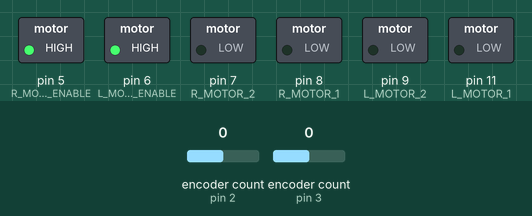
Recording of a sketch running on a simulated Arduino Uno, built with avr-gcc and run on an emulated ATmega328P. On the bench: switched loads named in the sketch (green lamp = pin HIGH). Inputs (shaded band) come from the test bench; at power-on: encoder count (sensors on pin 2, pin 3) 0.

Above: at 1.2 s.
1.3 s: encoder count (sensor on pin 2) set to 1
2.8 s: encoder count (sensor on pin 3) set to 1
Timing chart, 0 to 5.8 s (numbered marks = the images above; inputs shaded):
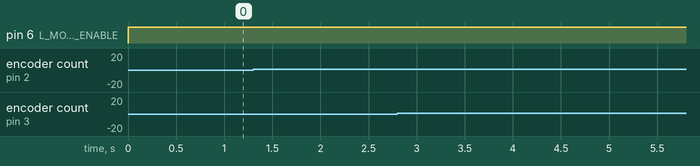

The sketch:

Bare_bones.ino
```cpp
#include <Encoder.h>

//Motor pins
#define L_MOTOR_1 11
#define L_MOTOR_2 9
#define L_MOTOR_ENABLE 6
#define R_MOTOR_1 8
#define R_MOTOR_2 7
#define R_MOTOR_ENABLE 5

//encoders
// NOTE don't read from these!
// use the encoder store values below
Encoder leftEncoder(3, 4);
Encoder rightEncoder(2, 10);

volatile long leftEncoderStore = 0,
  rightEncoderStore = 0;
volatile int rightMotorSpeed = 0,
  leftMotorSpeed = 0;
bool motorControlFlag = false;

// The motor speed is controlled in an ISR at the bottom of
// the file. You can ignore it if you want

void setup() {
  /*------------------------------------------------------------*/
  /*              Interrupt stuff - You can ignore              */
  /*------------------------------------------------------------*/
  /**/  OCR0A = 0xAF; // set the compare register A for timer0
  /**/  TIMSK0 |= _BV(OCIE0A);  //enable the compare interrupt A for timer 0
  /*------------------------------------------------------------*/

  Serial.begin(9600);
  //setup motors
  pinMode(L_MOTOR_1, OUTPUT);
  pinMode(L_MOTOR_2, OUTPUT);
  pinMode(R_MOTOR_1, OUTPUT);
  pinMode(R_MOTOR_2, OUTPUT);
  pinMode(L_MOTOR_ENABLE, OUTPUT);
  pinMode(R_MOTOR_ENABLE, OUTPUT);
}

void loop() {
  //YOUR CODE HERE
}

//Put you new functions here


//MOTOR FUNCTIONS
void driveLeftMotor(int speed){
  leftMotorSpeed = abs(speed);
  if (speed > 0){
    digitalWrite(L_MOTOR_1, HIGH);
    digitalWrite(L_MOTOR_2, LOW);
  }
  else{
    digitalWrite(L_MOTOR_1, LOW);
    digitalWrite(L_MOTOR_2, HIGH);
  }
}

void driveRightMotor(int speed){
  rightMotorSpeed = abs(speed);
  if (speed > 0){
    digitalWrite(R_MOTOR_1, LOW);
    digitalWrite(R_MOTOR_2, HIGH);
  }
  else {
    digitalWrite(R_MOTOR_1, HIGH);
    digitalWrite(R_MOTOR_2, LOW);
  }
}

/*------------------------------------------------------------*/
/*                    YOU CAN IGRNORE THIS                    */
/*------------------------------------------------------------*/
/**/  // motor control interrupt service routine
/**/  ISR(TIMER0_COMPA_vect) {
/**/    //alternate left and right motor control to reduce processor load.
/**/    //therefore each motor updates every 2ms
/**/    if (motorControlFlag) {
/**/    //leftMotor
/**/      long encoderReading = leftEncoder.read();
/**/      //TODO fix these magic 15s
/**/      long measuredSpeed = abs(leftEncoderStore - encoderReading) * 15;
/**/      leftEncoderStore = encoderReading;
/**/      if (measuredSpeed > leftMotorSpeed)
/**/        digitalWrite(L_MOTOR_ENABLE, LOW);
/**/      else
/**/        digitalWrite(L_MOTOR_ENABLE, HIGH);
/**/    }
/**/    else {
/**/    //rightMotor
/**/      long encoderReading = rightEncoder.read();
/**/      //TODO fix these magic 15s
/**/      long measuredSpeed = abs(rightEncoderStore - encoderReading) * 15;
/**/      rightEncoderStore = encoderReading;
/**/      if (measuredSpeed > rightMotorSpeed)
/**/        digitalWrite(R_MOTOR_ENABLE, LOW);
/**/      else
/**/        digitalWrite(R_MOTOR_ENABLE, HIGH);
/**/    }
/**/    motorControlFlag = !motorControlFlag;
/**/  }
/*------------------------------------------------------------*/
```
